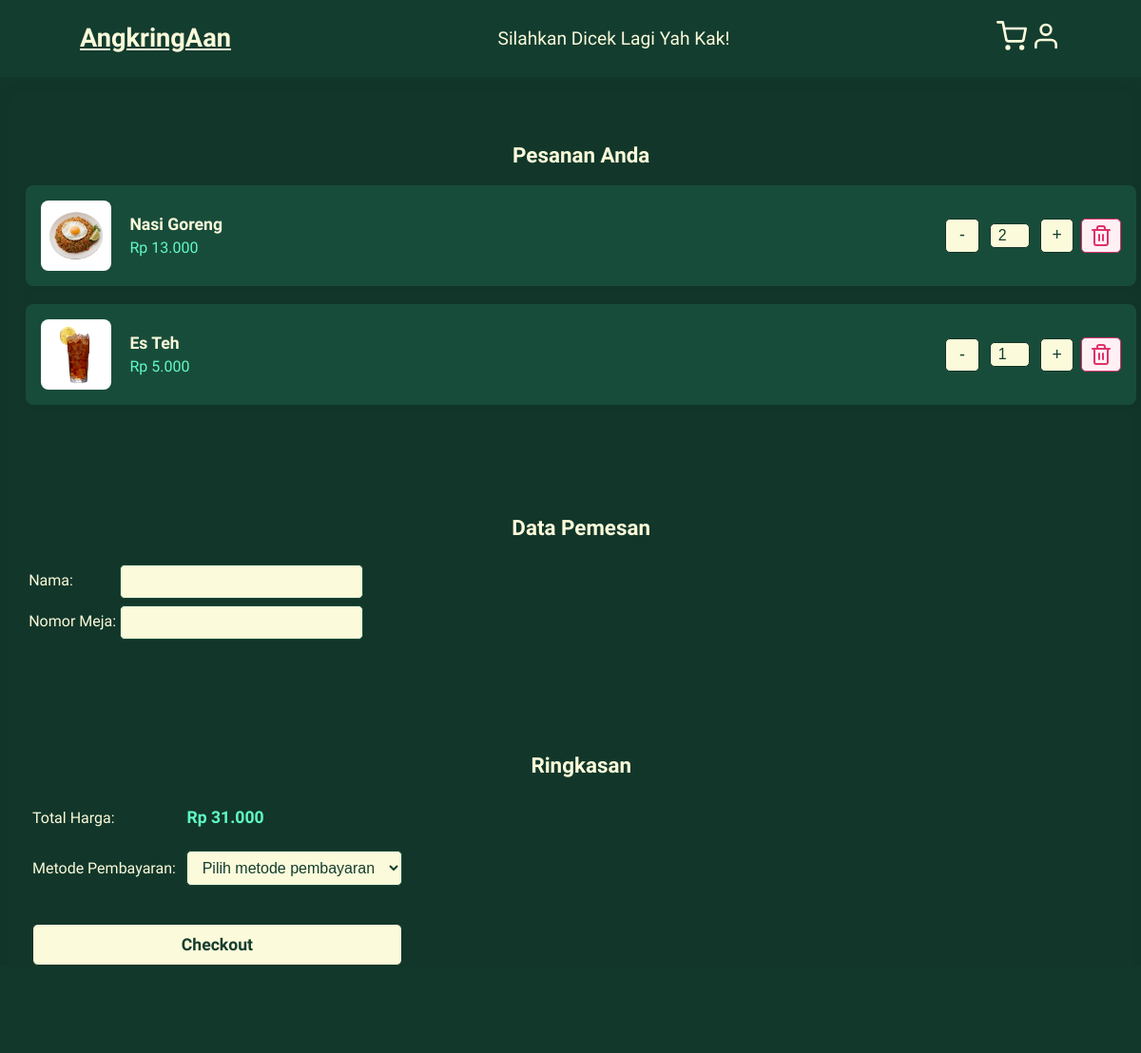
The page /chart.php on the database its author committed.
### tables this page shows
CREATE TABLE IF NOT EXISTS detail_pesanan (
  id INT AUTO_INCREMENT PRIMARY KEY,
  pesanan_id INT NOT NULL,
  menu_id INT NOT NULL,
  jumlah INT NOT NULL,
  FOREIGN KEY (pesanan_id) REFERENCES pesanan(id_pesanan) ON DELETE CASCADE,
  FOREIGN KEY (menu_id) REFERENCES menu(id_menu) ON DELETE CASCADE
);

CREATE TABLE IF NOT EXISTS menu (
  id_menu INT AUTO_INCREMENT PRIMARY KEY,
  nama VARCHAR(100) NOT NULL,
  kategori ENUM('makanan', 'minuman', 'snack') NOT NULL,
  harga INT NOT NULL,
  gambar VARCHAR(255)
);

### chart.php (the view, shortened to what this page needs)
<?php
$host = "localhost";
$user = "root";
$pass = "";
$db = "angkringaan_db";
$conn = new mysqli($host, $user, $pass, $db);
$pesanan_id = $_SESSION['pesanan_id'] ?? null;
if (!$pesanan_id) {
    $conn->query("INSERT INTO pelanggan (nama, no_meja) VALUES ('Temporary', 0)");
    $temp_pelanggan_id = $conn->insert_id;
    $conn->query("INSERT INTO pesanan (id_pelanggan, total_harga, pembayaran) VALUES ($temp_pelanggan_id, 0, 'Cash')");
    $pesanan_id = $conn->insert_id;
} else {
    $pesanan = $conn->query("SELECT * FROM pesanan WHERE id_pesanan=$pesanan_id")->fetch_assoc();
}
$order_items = [];
$total_harga = 0;
if ($pesanan_id) {
    $sql = "SELECT dp.*, m.nama, m.harga, m.gambar
            FROM detail_pesanan dp
            JOIN menu m ON dp.menu_id = m.id_menu
            WHERE dp.pesanan_id = $pesanan_id";
    $result = $conn->query($sql);
    while ($row = $result->fetch_assoc()) {
        $order_items[] = $row;
        $total_harga += $row['harga'] * $row['jumlah'];
    }
}
?>
<!DOCTYPE html>
<html lang="id">
<head>
    <link rel="stylesheet" href="css/styleChart.css" />
</head>
<body>
    <nav class="navbar">
        <a href="index.php" class="logo">AngkringAan</a>
        <div class="navbar-nav">
            <p>Silahkan Dicek Lagi Yah Kak!</p>
        </div>
        <div class="navbar-extra">
            <a href="#" id="search"><i data-feather="shopping-cart"></i></a>
            <a href="login.php" id="kasir"><i data-feather="user"></i></a>
        </div>
    </nav>
    <main class="chart-container">
        <div class="order-list" id="order-list">
            <h2>Pesanan Anda</h2>
            <?php if (count($order_items) > 0): ?>
                <?php foreach ($order_items as $item): ?>
                <div class="order-item">
                    <img src="Assets/<?= htmlspecialchars($item['gambar']) ?>" alt="<?= htmlspecialchars($item['nama']) ?>" class="order-item-img" />
                    <div class="order-item-info">
                        <div class="order-item-name"><?= htmlspecialchars($item['nama']) ?></div>
                        <div class="order-item-price">Rp <?= number_format($item['harga'], 0, ',', '.') ?></div>
                    </div>
                    <div class="order-item-actions">
                        <form method="post" action="update_cart.php" style="display:inline;">
                            <button class="btn-kurang btn-decrease" type="submit" name="action" value="decrease">-</button>
                        </form>
                        <input type="number" class="order-item-qty quantity" value="<?= $item['jumlah'] ?>" min="1" readonly />
                        <form method="post" action="update_cart.php" style="display:inline;">
                            <button class="btn-tambah btn-increase" type="submit" name="action" value="increase">+</button>
                        </form>
                        <form method="post" action="update_cart.php" style="display:inline;">
                            <button class="btn-hapus" type="submit" name="action" value="delete"><i data-feather="trash-2"></i></button>
                        </form>
                    </div>
                </div>
                <?php endforeach; ?>
            <?php else: ?>
                <p>Keranjang kosong.</p>
            <?php endif; ?>
        </div>
        <div class="order-form">
            <h2>Data Pemesan</h2>
            <form method="post" action="checkout.php">
            <table>
                <tbody>
                    <tr>
                        <td><label for="nama">Nama:</label></td>
                        <td><input type="text" id="nama" name="nama" required /></td>
                    </tr>
                    <tr>
                        <td><label for="meja">Nomor Meja:</label></td>
                        <td><input type="number" id="meja" name="meja" min="1" required /></td>
                    </tr>
                </tbody>
            </table>
        </div>
        <div class="order-summary">
            <h2>Ringkasan</h2>
            <table>
                <tbody>
                    <tr>
                        <td>Total Harga:</td>
                        <td><span id="total-harga">Rp <?= number_format($total_harga, 0, ',', '.') ?></span></td>
                    </tr>
                    <tr>
                        <td><label for="pembayaran">Metode Pembayaran:</label></td>
                        <td>
                            <select id="pembayaran" name="pembayaran" required>
                                <option value="">Pilih metode pembayaran</option>
                            </select>
                        </td>
                    </tr>
                    <tr>
                        <td colspan="2">
                            <button id="btn-checkout" type="submit" <?= count($order_items) == 0 ? 'disabled' : '' ?>>Checkout</button>
                        </td>
                    </tr>
                </tbody>
            </table>
        </div>
    </main>
</body>
</html>

### css/styleChart.css (style rules this page uses)
:root { --bg: #12372a; --primary: #fbfada; }
body { background-color: var(--bg); font-family: "Lexend Zetta", sans-serif; }
.navbar { display: flex; justify-content: space-between; align-items: center; padding: 1.4rem 7%; position: fixed; top: 0; left: 0; right: 0; z-index: 10000; background: #133d2f; }
.navbar .logo { font-size: 1.7rem; font-weight: 600; color: var(--primary); }
.navbar .navbar-nav p { font-family: "Lexend Zetta", sans-serif; color: var(--primary); font-size: 1.2rem; margin: 0 1rem; }
.navbar-extra .feather { width: 2rem; height: 2rem; color: var(--primary); }
.chart-container { display: flex; flex-direction: row; flex-wrap: wrap; justify-content: center; align-items: flex-start; gap: 2rem; max-width: 1200px; margin: 7rem auto 2rem auto; padding: 2rem 1rem; background: rgba(19, 61, 47, 0.1); border-radius: 16px; box-shadow: 0 2px 16px rgba(0, 0, 0, 0.08); }
.order-list { flex: 2 1 0; min-width: 320px; max-width: 60%; }
.order-form { flex: 1 1 0; min-width: 260px; max-width: 35%; }
.order-summary { width: 100%; max-width: 100%; margin-top: 2rem; align-self: stretch; }
.order-list .order-item { display: flex; align-items: center; background: #184c3a; border-radius: 8px; padding: 1rem; margin-bottom: 1.2rem; box-shadow: 0 1px 6px rgba(0, 0, 0, 0.06); gap: 1.2rem; }
.order-list .order-item-img { width: 70px; height: 70px; object-fit: cover; border-radius: 8px; border: 2px solid #fbfada33; background: #fff; }
.order-list .order-item-info { flex: 1; display: flex; flex-direction: column; gap: 0.3rem; }
.order-list .order-item-name { font-size: 1.1rem; font-weight: 600; color: var(--primary); }
.order-list .order-item-price { font-size: 1rem; color: #61fac4; }
.order-list .order-item-actions { display: flex; align-items: center; gap: 0.5rem; }
.order-list .btn-kurang, .order-list .btn-tambah, .order-list .btn-hapus { background: #fbfada; color: #133d2f; border: 1px solid #113327; border-radius: 5px; padding: 0.3rem 0.7rem; font-size: 1.1rem; cursor: pointer; min-width: 2.2rem; min-height: 2.2rem; display: flex; align-items: center; justify-content: center; }
.order-list .btn-hapus { padding: 0.3rem 0.5rem; color: #e1306c; border-color: #e1306c; background: #fff0f4; }
.order-list .order-item-qty { width: 2.5rem; text-align: center; border: 1px solid #12372a; border-radius: 5px; background: #fbfada; color: #133d2f; font-size: 1rem; padding: 0.2rem 0; margin: 0 0.2rem; }
.order-list h2, .order-form h2, .order-summary h2 { font-family: "Lexend Zetta", sans-serif; font-size: 1.4rem; margin-bottom: 1.2rem; color: var(--primary); text-align: center; }
.order-form label { font-family: "Lexend Zetta", sans-serif; font-size: 1rem; color: var(--primary); }
.order-form input[type="text"], .order-form input[type="number"] { width: 100%; padding: 0.5rem 0.7rem; border-radius: 5px; border: 1px solid #184c3a; background: #fbfada; color: #133d2f; font-size: 1rem; margin-top: 0.2rem; }
.order-summary td { padding: 0.7rem 0.3rem; font-size: 1rem; }
#total-harga { font-weight: bold; color: #61fac4; font-size: 1.1rem; }
.order-summary td label, .order-summary td:first-child { font-family: "Lexend Zetta", sans-serif; font-size: 1rem; color: var(--primary); }
.order-summary select { width: 100%; padding: 0.5rem 0.7rem; border-radius: 5px; border: 1px solid #184c3a; background: #fbfada; color: #133d2f; font-size: 1rem; }
#btn-checkout { width: 100%; background: #fbfada; color: #133d2f; border: 1px solid #113327; border-radius: 6px; padding: 0.7rem 0; font-family: "Sansita Swashed", cursive; font-size: 1.1rem; font-weight: bold; margin-top: 1rem; cursor: pointer; transition: background 0.2s; }
@media (max-width: 1368px) { .chart-container { flex-direction: column; align-items: stretch; gap: 1.5rem; margin-top: 6rem; padding: 1rem 0.5rem; } }
@media (max-width: 1368px) { .order-list, .order-form, .order-summary { max-width: 100%; min-width: unset; padding: 1.2rem 0.7rem; margin-bottom: 1rem; } }
@media (max-width: 1368px) { .order-summary { margin-top: 1.2rem; } }

### rows shown on the page
detail_pesanan: menu.gambar (picture), menu.nama "Nasi Goreng", menu.harga "13.000", jumlah "2"
detail_pesanan: menu.gambar (picture), menu.nama "Es Teh", menu.harga "5.000", jumlah "1"

### other values the page prints
$total_harga "31.000"
